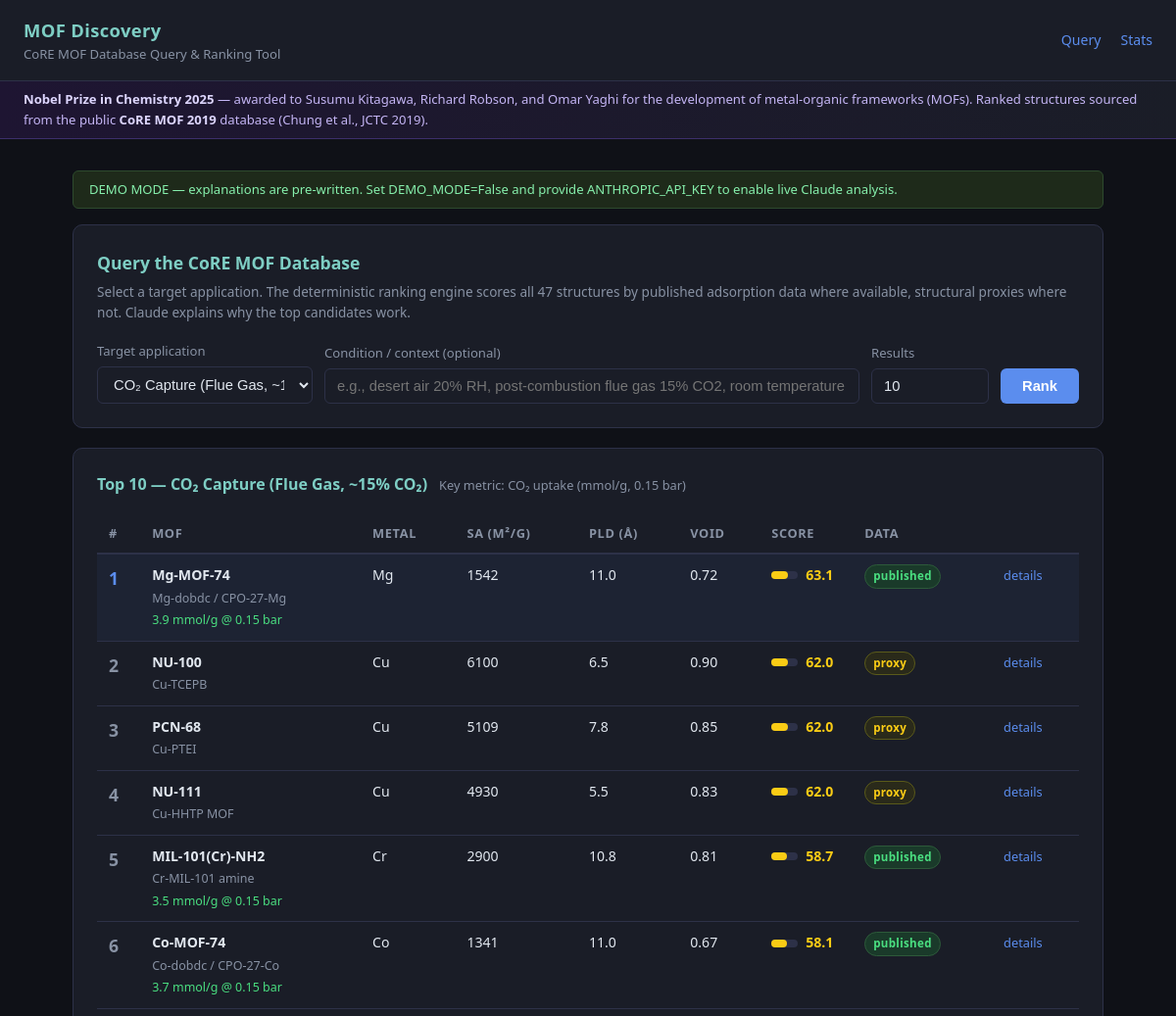
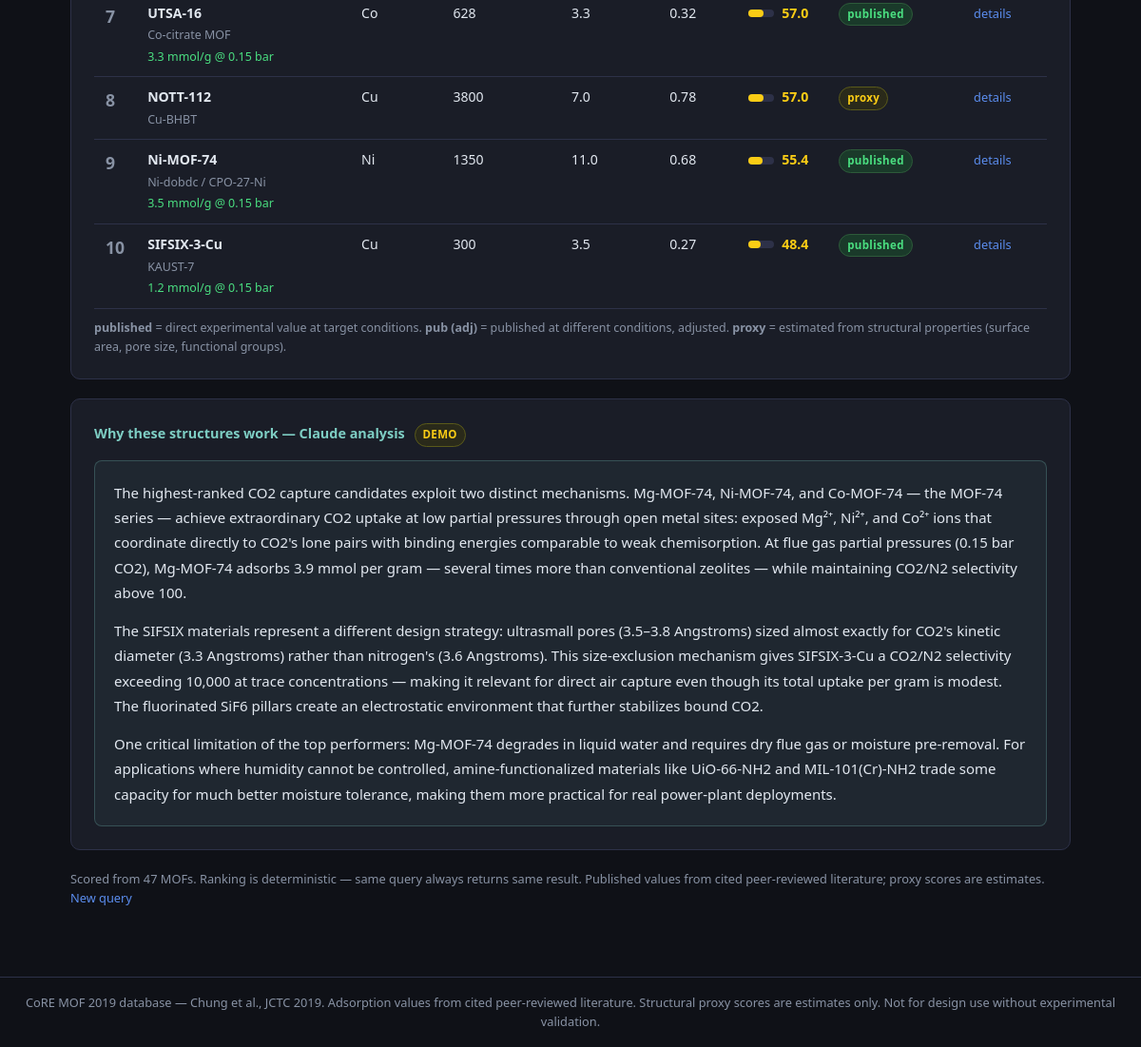
The app's page /?use_case=co2_capture&top_k=10 with its own data (2 pictures, top to bottom).
### models.py (models this page shows, shortened)
class Base(DeclarativeBase):
    pass

class MOFStructure(Base):
    __tablename__ = "mof_structures"
    id = Column(Integer, primary_key=True)
    name = Column(String, unique=True, nullable=False)
    common_name = Column(String)
    formula = Column(String)
    topology = Column(String)
    metal_node = Column(String)
    linker = Column(String)
    pore_limiting_diameter_A = Column(Float)    # PLD, Angstroms
    largest_cavity_diameter_A = Column(Float)   # LCD, Angstroms
    void_fraction = Column(Float)               # 0-1
    surface_area_m2_g = Column(Float)           # gravimetric BET m²/g
    surface_area_m2_cm3 = Column(Float)         # volumetric m²/cm³
    density_g_cm3 = Column(Float)
    has_open_metal_sites = Column(Boolean, default=False)
    functional_groups = Column(String)          # comma-separated: "-OH,-NH2"
    water_stability = Column(String)            # "low" | "moderate" | "high"
    water_uptake_g_g_20rh = Column(Float)       # g/g at 20% RH, ~25°C
    water_uptake_g_g_40rh = Column(Float)       # g/g at 40% RH, ~25°C
    co2_uptake_mmol_g_015bar = Column(Float)    # mmol/g at 0.15 bar, 298 K
    co2_uptake_mmol_g_1bar = Column(Float)      # mmol/g at 1 bar, 298 K
    co2_n2_selectivity = Column(Float)          # IAST CO2/N2 selectivity
    ch4_uptake_cm3_cm3_35bar = Column(Float)    # cm³(STP)/cm³ at 35 bar, 298 K
    ch4_uptake_cc_g_35bar = Column(Float)       # cm³(STP)/g at 35 bar, 298 K
    h2_uptake_wt_1bar_77k = Column(Float)       # wt% at 1 bar, 77 K
    h2_uptake_wt_100bar_77k = Column(Float)     # wt% at 100 bar, 77 K
    key_paper = Column(String)
    core_mof_id = Column(String)
    notes = Column(Text)

### main.py (the view)
@app.get("/", response_class=HTMLResponse)
async def index(
    request: Request,
    use_case: str | None = Query(default=None),
    context: str | None = Query(default=None),
    top_k: int = Query(default=TOP_K_DEFAULT, ge=3, le=50),
    db: Session = Depends(get_db),
):
    results = None
    explanation = None
    selected_use_case = None
    error = None
    if use_case:
        try:
            selected_use_case = UseCase(use_case)
        except ValueError:
            error = f"Unknown use case: {use_case}"
        if selected_use_case:
            mofs = _get_all_mofs(db)
            results = rank(mofs, selected_use_case, top_k=top_k)
            explanation = explain(selected_use_case, context or "", results)
    total_mofs = db.execute(select(func.count()).select_from(MOFStructure)).scalar() or 0
    return templates.TemplateResponse(request, "index.html", {
        "use_cases": {uc.value: USE_CASE_LABELS[uc] for uc in UseCase},
        "use_case_descriptions": {uc.value: USE_CASE_DESCRIPTIONS[uc] for uc in UseCase},
        "key_metrics": {uc.value: USE_CASE_KEY_METRIC[uc] for uc in UseCase},
        "selected_use_case": selected_use_case.value if selected_use_case else None,
        "context": context or "",
        "top_k": top_k,
        "results": results,
        "explanation": explanation,
        "error": error,
        "total_mofs": total_mofs,
        "demo_mode": DEMO_MODE,
    })

### templates/index.html (shortened to what this page needs)
{% extends "base.html" %}
{% block content %}
{% if demo_mode %}
<div class="demo-banner">DEMO MODE — explanations are pre-written. Set DEMO_MODE=False and provide ANTHROPIC_API_KEY to enable live Claude analysis.</div>
{% endif %}
<div class="card">
  <h2 style="font-size:1.1rem;font-weight:700;color:var(--accent2);margin-bottom:4px;">Query the CoRE MOF Database</h2>
  <p style="font-size:0.85rem;color:var(--muted);margin-bottom:18px;">
    Select a target application. The deterministic ranking engine scores all {{ total_mofs }} structures
    by published adsorption data where available, structural proxies where not.
    Claude explains why the top candidates work.
  </p>
  <form method="get" action="/">
    <div class="form-row">
      <div>
        <label for="use_case">Target application</label>
        <select name="use_case" id="use_case" required>
          {% for uc_val, uc_label in use_cases.items() %}
          <option value="{{ uc_val }}" {% if selected_use_case == uc_val %}selected{% endif %}>{{ uc_label }}</option>
          {% endfor %}
        </select>
      </div>
      <div>
        <label for="context">Condition / context (optional)</label>
        <input type="text" name="context" id="context" value="{{ context }}"
               placeholder="e.g., desert air 20% RH, post-combustion flue gas 15% CO2, room temperature" />
      </div>
      <div>
        <label for="top_k">Results</label>
        <input type="number" name="top_k" id="top_k" value="{{ top_k }}" min="3" max="50" />
      </div>
      <div>
        <button type="submit" class="btn">Rank</button>
      </div>
    </div>
  </form>
</div>
{% if results %}
<div class="card" style="margin-top:0;">
  <div style="display:flex;align-items:baseline;gap:12px;margin-bottom:16px;flex-wrap:wrap;">
    <h2 style="font-size:1rem;font-weight:700;color:var(--accent2);">
      Top {{ results|length }} — {{ use_cases[selected_use_case] }}
    </h2>
    <span style="font-size:0.8rem;color:var(--muted);">Key metric: {{ key_metrics[selected_use_case] }}</span>
  </div>
  <table>
    <thead>
      <tr>
        <th style="width:36px;">#</th>
        <th>MOF</th>
        <th>Metal</th>
        <th>SA (m²/g)</th>
        <th>PLD (Å)</th>
        <th>Void</th>
        <th>Score</th>
        <th>Data</th>
        <th></th>
      </tr>
    </thead>
    <tbody>
    {% for m in results %}
    <tr class="{% if loop.index == 1 %}rank-1{% endif %}">
      <td><span class="rank-num">{{ loop.index }}</span></td>
      <td>
        <strong>{{ m.name }}</strong>
        {% if m.common_name %}<br><span style="font-size:0.78rem;color:var(--muted);">{{ m.common_name }}</span>{% endif %}
        {% if m.water_uptake_g_g_20rh and selected_use_case == 'water_harvesting' %}
        <br><span style="font-size:0.78rem;color:var(--green);">{{ "%.2f"|format(m.water_uptake_g_g_20rh) }} g/g @ 20% RH</span>
        {% elif m.co2_uptake_mmol_g_015bar and selected_use_case == 'co2_capture' %}
        <br><span style="font-size:0.78rem;color:var(--green);">{{ "%.1f"|format(m.co2_uptake_mmol_g_015bar) }} mmol/g @ 0.15 bar</span>
        {% elif m.h2_uptake_wt_1bar_77k and selected_use_case == 'h2_storage' %}
        <br><span style="font-size:0.78rem;color:var(--green);">{{ "%.2f"|format(m.h2_uptake_wt_1bar_77k) }} wt% @ 1 bar/77K</span>
        {% elif m.ch4_uptake_cm3_cm3_35bar and selected_use_case == 'ch4_storage' %}
        <br><span style="font-size:0.78rem;color:var(--green);">{{ m.ch4_uptake_cm3_cm3_35bar|int }} cm³/cm³ @ 35 bar</span>
        {% endif %}
      </td>
      <td>{{ m.metal_node or '—' }}</td>
      <td>{{ m.surface_area_m2_g|int if m.surface_area_m2_g else '—' }}</td>
      <td>{{ "%.1f"|format(m.pore_limiting_diameter_A) if m.pore_limiting_diameter_A else '—' }}</td>
      <td>{{ "%.2f"|format(m.void_fraction) if m.void_fraction else '—' }}</td>
      <td>
        <div class="score-bar-wrap">
          <div class="score-bar">
            <div class="score-bar-fill" style="width:{{ m.score }}%;background:{% if m.score >= 70 %}var(--green){% elif m.score >= 45 %}var(--yellow){% else %}var(--red){% endif %};"></div>
          </div>
          <span class="score-num" style="color:{% if m.score >= 70 %}var(--green){% elif m.score >= 45 %}var(--yellow){% else %}var(--red){% endif %};">{{ m.score }}</span>
        </div>
      </td>
      <td>
        {% if m.data_source == 'published' %}
        <span class="badge badge-pub">published</span>
        {% elif m.data_source == 'published_40rh' or m.data_source == 'published_1bar' or m.data_source == 'published_gravimetric' %}
        <span class="badge badge-proxy40">pub (adj)</span>
        {% else %}
        <span class="badge badge-proxy">proxy</span>
        {% endif %}
      </td>
      <td><a href="/mof/{{ m.name | urlencode }}" style="font-size:0.8rem;">details</a></td>
    </tr>
    {% endfor %}
    </tbody>
  </table>
  <div style="margin-top:10px;font-size:0.78rem;color:var(--muted);">
    <strong>published</strong> = direct experimental value at target conditions.
    <strong>pub (adj)</strong> = published at different conditions, adjusted.
    <strong>proxy</strong> = estimated from structural properties (surface area, pore size, functional groups).
  </div>
</div>
{% if explanation %}
<div class="card">
  <h3 style="font-size:0.9rem;font-weight:700;color:var(--accent2);margin-bottom:14px;">
    Why these structures work — Claude analysis
    {% if demo_mode %}<span class="badge badge-proxy" style="margin-left:6px;">DEMO</span>{% endif %}
  </h3>
  <div class="explanation-box">
    {% for para in explanation.split('\n\n') %}
    <p>{{ para }}</p>
    {% endfor %}
  </div>
</div>
{% endif %}
<div style="font-size:0.8rem;color:var(--muted);margin-top:4px;">
  Scored from {{ total_mofs }} MOFs. Ranking is deterministic — same query always returns same result.
  Published values from cited peer-reviewed literature; proxy scores are estimates.
  <a href="/">New query</a>
</div>
{% endif %}
{% endblock %}

### templates/base.html (style rules this page uses)
:root { --bg: #0f1117; --surface: #1a1d27; --border: #2d3148; --accent: #5b8dee; --accent2: #7ecec4; --text: #e2e8f0; --muted: #8892a4; --green: #4ade80; --yellow: #facc15; --red: #f87171; }
* { box-sizing: border-box; margin: 0; padding: 0; }
body { background: var(--bg); color: var(--text); font-family: 'Segoe UI', system-ui, sans-serif; font-size: 15px; line-height: 1.6; }
a { color: var(--accent); text-decoration: none; }
.demo-banner { background: #1e2a1a; border: 1px solid #2d4a2d; color: #86efac; padding: 8px 16px; border-radius: 6px; font-size: 0.82rem; margin-bottom: 16px; }
.card { background: var(--surface); border: 1px solid var(--border); border-radius: 10px; padding: 24px; margin-bottom: 20px; }
.badge { display: inline-block; font-size: 0.72rem; padding: 2px 8px; border-radius: 99px; font-weight: 600; letter-spacing: 0.03em; }
.badge-pub { background: #1a3a2a; color: #4ade80; border: 1px solid #2d5a3a; }
.badge-proxy { background: #2a2a1a; color: #facc15; border: 1px solid #5a5a1a; }
.score-bar-wrap { display: flex; align-items: center; gap: 8px; }
.score-bar { height: 8px; background: var(--border); border-radius: 4px; flex: 1; max-width: 100px; }
.score-bar-fill { height: 8px; border-radius: 4px; }
.score-num { font-size: 0.88rem; font-weight: 700; min-width: 36px; }
table { width: 100%; border-collapse: collapse; font-size: 0.88rem; }
th { text-align: left; padding: 10px 12px; color: var(--muted); font-weight: 600; border-bottom: 2px solid var(--border); font-size: 0.8rem; text-transform: uppercase; letter-spacing: 0.05em; }
td { padding: 10px 12px; border-bottom: 1px solid var(--border); vertical-align: top; }
tr.rank-1 td { background: rgba(91,141,238,0.06); }
.rank-num { font-size: 1.1rem; font-weight: 700; color: var(--muted); }
.rank-1 .rank-num { color: var(--accent); }
.explanation-box { background: rgba(126,206,196,0.06); border: 1px solid rgba(126,206,196,0.25); border-radius: 8px; padding: 20px; line-height: 1.75; }
.explanation-box p { margin-bottom: 14px; }
.explanation-box p:last-child { margin-bottom: 0; }
select, input[type=text], input[type=number] { background: var(--surface); border: 1px solid var(--border); color: var(--text); padding: 9px 12px; border-radius: 6px; font-size: 0.92rem; width: 100%; }
.btn { display: inline-block; background: var(--accent); color: #fff; padding: 10px 22px; border-radius: 6px; font-weight: 600; border: none; cursor: pointer; font-size: 0.92rem; transition: background 0.15s; }
label { display: block; font-size: 0.82rem; color: var(--muted); margin-bottom: 5px; font-weight: 500; }
.form-row { display: grid; grid-template-columns: 220px 1fr 120px auto; gap: 12px; align-items: end; }

### records on screen
MOFStructure: name "Mg-MOF-74", common_name "Mg-dobdc / CPO-27-Mg", co2_uptake_mmol_g_015bar "3.9", metal_node "Mg", surface_area_m2_g "1542", pore_limiting_diameter_A "11.0", void_fraction "0.72", score "63.1", shows "published"
MOFStructure: name "NU-100", common_name "Cu-TCEPB", metal_node "Cu", surface_area_m2_g "6100", pore_limiting_diameter_A "6.5", void_fraction "0.90", score "62.0", shows "proxy"
MOFStructure: name "PCN-68", common_name "Cu-PTEI", metal_node "Cu", surface_area_m2_g "5109", pore_limiting_diameter_A "7.8", void_fraction "0.85", score "62.0", shows "proxy"
MOFStructure: name "NU-111", common_name "Cu-HHTP MOF", metal_node "Cu", surface_area_m2_g "4930", pore_limiting_diameter_A "5.5", void_fraction "0.83", score "62.0", shows "proxy"
MOFStructure: name "MIL-101(Cr)-NH2", common_name "Cr-MIL-101 amine", co2_uptake_mmol_g_015bar "3.5", metal_node "Cr", surface_area_m2_g "2900", pore_limiting_diameter_A "10.8", void_fraction "0.81", score "58.7", shows "published"
MOFStructure: name "Co-MOF-74", common_name "Co-dobdc / CPO-27-Co", co2_uptake_mmol_g_015bar "3.7", metal_node "Co", surface_area_m2_g "1341", pore_limiting_diameter_A "11.0", void_fraction "0.67", score "58.1", shows "published"
MOFStructure: name "UTSA-16", common_name "Co-citrate MOF", co2_uptake_mmol_g_015bar "3.3", metal_node "Co", surface_area_m2_g "628", pore_limiting_diameter_A "3.3", void_fraction "0.32", score "57.0", shows "published"
MOFStructure: name "NOTT-112", common_name "Cu-BHBT", metal_node "Cu", surface_area_m2_g "3800", pore_limiting_diameter_A "7.0", void_fraction "0.78", score "57.0", shows "proxy"
MOFStructure: name "Ni-MOF-74", common_name "Ni-dobdc / CPO-27-Ni", co2_uptake_mmol_g_015bar "3.5", metal_node "Ni", surface_area_m2_g "1350", pore_limiting_diameter_A "11.0", void_fraction "0.68", score "55.4", shows "published"
MOFStructure: name "SIFSIX-3-Cu", common_name "KAUST-7", co2_uptake_mmol_g_015bar "1.2", metal_node "Cu", surface_area_m2_g "300", pore_limiting_diameter_A "3.5", void_fraction "0.27", score "48.4", shows "published"

### other values on screen
{{ total_mofs }} "47"
{{ results|length }} "10"
{{ use_cases[selected_use_case] }} "CO₂ Capture (Flue Gas, ~15% CO₂)"
{{ key_metrics[selected_use_case] }} "CO₂ uptake (mmol/g, 0.15 bar)"
form field use_case "CO₂ Capture (Flue Gas, ~15% CO₂)"
